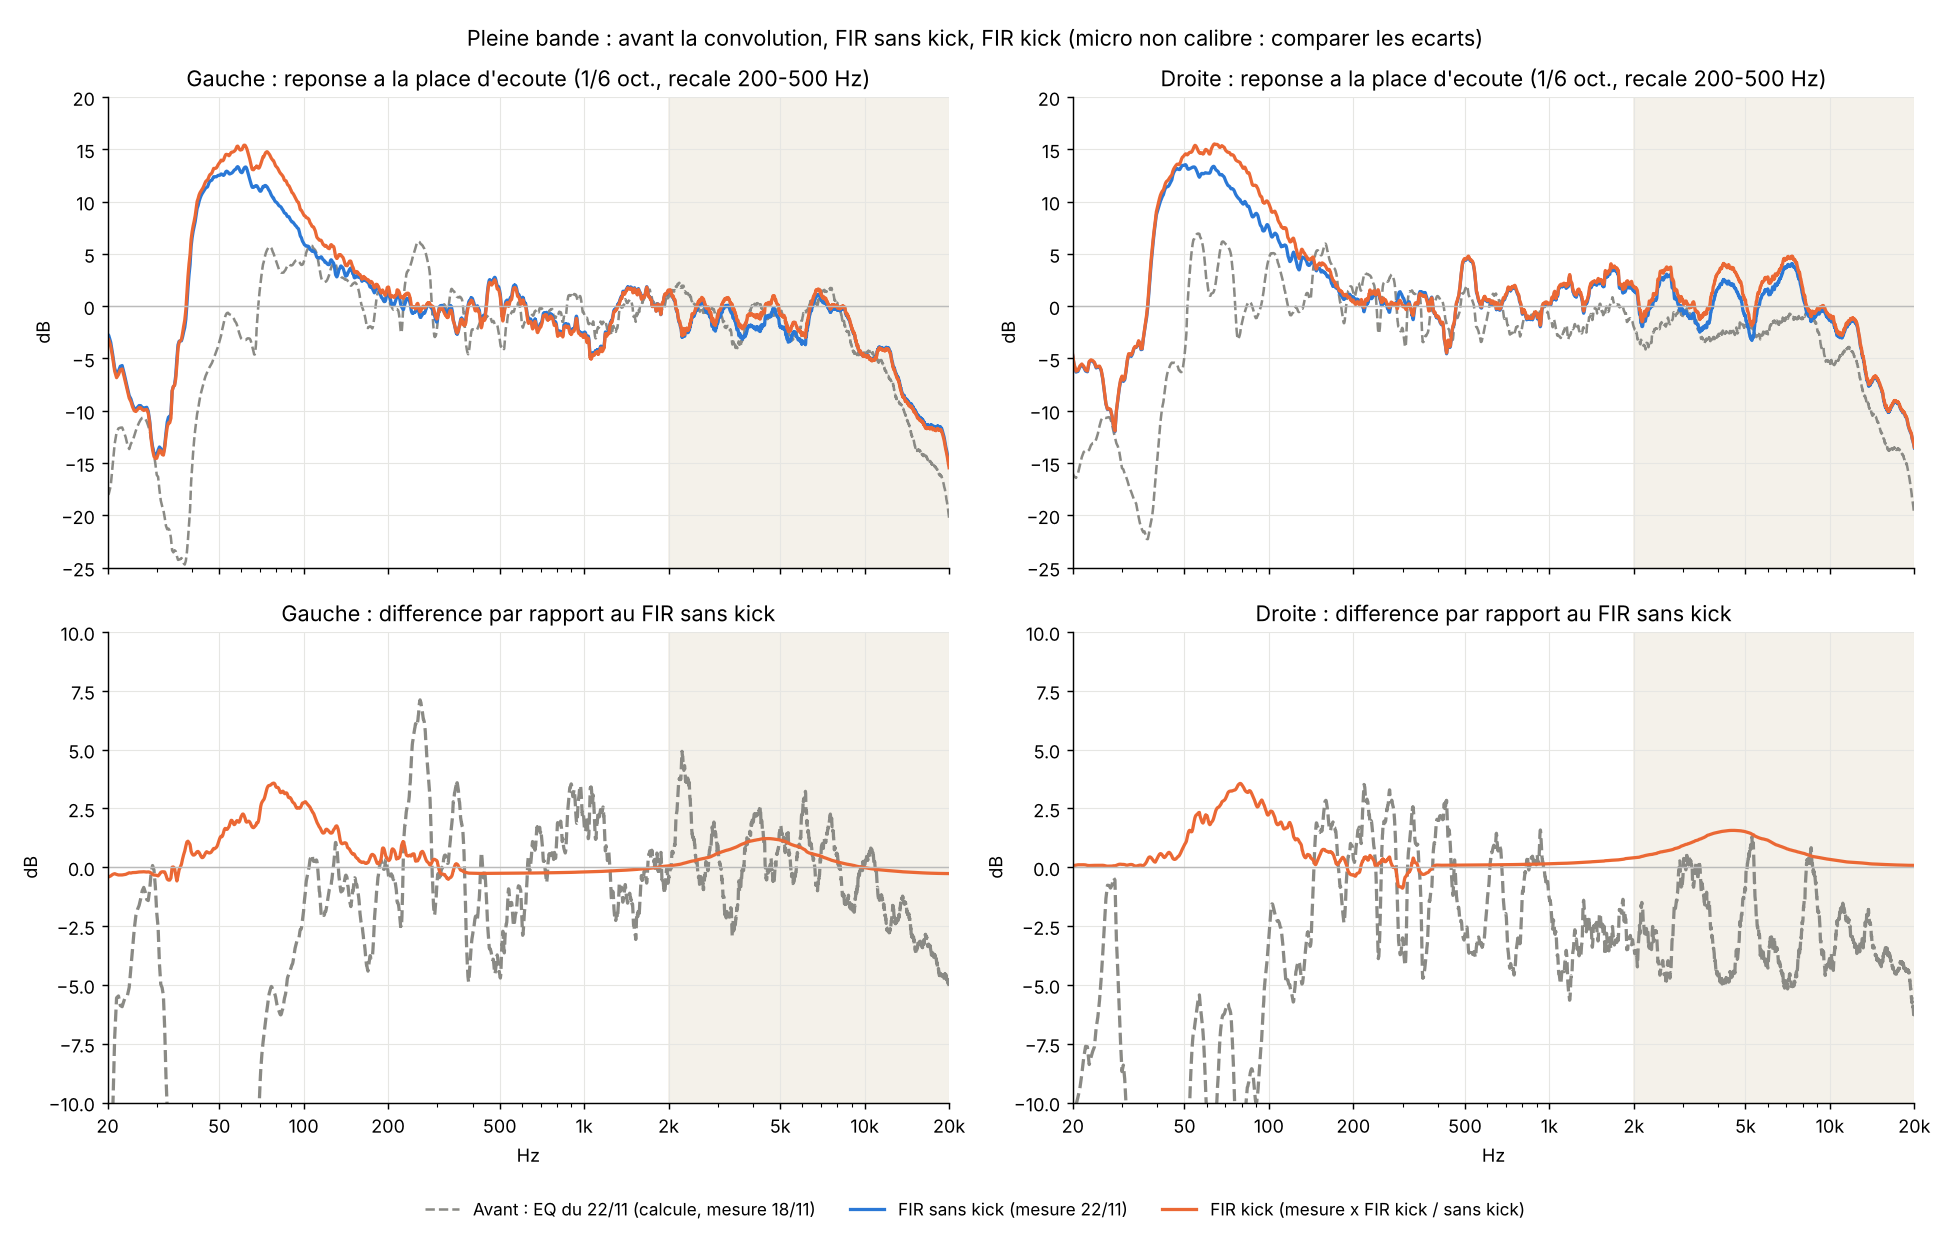

Python code for this plot:
"""Comparaison pleine bande (20 Hz - 20 kHz) : avant la convolution / FIR sans kick / FIR kick.

- Avant : reglage EQ du 22/11 (creux renforces), calcule sur la mesure du 18/11 (k0_origine).
- FIR sans kick : mesure verif_bouton_sans (22/11, -40 dB, FIR final sans kick actif).
- FIR kick : meme mesure x (FIR kick / FIR sans kick) : exact pour une chaine lineaire.
Loudness inactive pendant les mesures. Micro non calibre : les ecarts entre courbes sont
justes, la pente absolue dans l'aigu depend aussi du micro. Recale 200-500 Hz.

    python3 correction/convolution/compare_aigu.py   -> compare_aigu.png
"""
import json, os, sys
import numpy as np, yaml
D = os.path.dirname(os.path.abspath(__file__)); R = os.path.join(D, "..", "..")
sys.path.insert(0, os.path.join(R, "correction", "comparaison"))
from filtres import chain, FS
N = 1 << 17
f = np.fft.rfftfreq(N, 1 / FS); REF = (f >= 200) & (f <= 500)
db = lambda h: 20 * np.log10(np.abs(h) + 1e-12)


def smooth_db(x, frac):
    p = 10 ** (x / 10); cs = np.concatenate([[0], np.cumsum(p)])
    lo = np.searchsorted(f, f * 2 ** (-frac / 2)); hi = np.maximum(np.searchsorted(f, f * 2 ** (frac / 2), side="right"), lo + 1)
    return 10 * np.log10((cs[hi] - cs[lo]) / (hi - lo))


ir = lambda l: (np.load(os.path.join(R, "mesure/resultats/ir", l + ".npz")), json.load(open(os.path.join(R, "mesure/resultats/ir", l + ".json")))["config"])
z0, k0 = ir("k0_origine"); z1, _ = ir("verif_bouton_sans")
avant = yaml.safe_load(open(os.path.join(R, "correction/comparaison/configs/4-actuel-creux-2026-11-22.yml")))
fir = lambda n: np.fft.rfft(np.fromfile(os.path.join(D, "final", n), "<f4").astype(float), N)
C = {}
for ch, i in (("L", 0), ("R", 1)):
    C[ch] = {
        "Avant : EQ du 22/11 (calcule, mesure 18/11)": np.fft.rfft(z0[ch], N) / chain(k0, i, f) * chain(avant, i, f),
        "FIR sans kick (mesure 22/11)": np.fft.rfft(z1[ch], N),
        "FIR kick (mesure x FIR kick / sans kick)": np.fft.rfft(z1[ch], N) * fir(f"fir_{ch}_kick.raw") / fir(f"fir_{ch}_sanskick.raw"),
    }
COL = ["#8a8a85", "#2a78d6", "#eb6834"]
import matplotlib; matplotlib.use("Agg"); import matplotlib.pyplot as plt, matplotlib.ticker
fig, ax = plt.subplots(2, 2, figsize=(15, 9.5), sharex=True)
bandes = [(300, 1500, "medium 300-1,5k"), (2000, 10000, "aigu 2-10k"), (10000, 18000, "extreme aigu 10-18k")]
resume = {}
for j, (ch, nom) in enumerate((("L", "Gauche"), ("R", "Droite"))):
    s = {k: smooth_db(db(v), 1 / 6) for k, v in C[ch].items()}
    s = {k: v - np.mean(v[REF]) for k, v in s.items()}
    base = s["FIR sans kick (mesure 22/11)"]
    for k, (lab, v) in enumerate(s.items()):
        ax[0, j].plot(f[1:], v[1:], color=COL[k], lw=1.4 if k == 0 else 1.8, ls="--" if k == 0 else "-", label=lab)
    for k, (lab, v) in enumerate(s.items()):
        if lab.startswith("FIR sans"): continue
        d = v - base
        ax[1, j].plot(f[1:], d[1:], color=COL[k], lw=1.8, ls="--" if k == 0 else "-", label=lab + " - FIR sans kick")
    resume[ch] = {lab: {b[2]: round(float(np.mean((v - base)[(f >= b[0]) & (f <= b[1])])), 2) for b in bandes} for lab, v in s.items() if not lab.startswith("FIR sans")}
    ax[0, j].set_title(f"{nom} : reponse a la place d'ecoute (1/6 oct., recale 200-500 Hz)"); ax[0, j].set_ylim(-25, 20)
    ax[1, j].set_title(f"{nom} : difference par rapport au FIR sans kick"); ax[1, j].set_ylim(-10, 10)
for a in ax.flat:
    a.set_xscale("log"); a.set_xlim(20, 20000); a.axhline(0, color="#bbb", lw=0.8)
    t = [20, 50, 100, 200, 500, 1000, 2000, 5000, 10000, 20000]
    a.set_xticks(t); a.set_xticklabels(["20", "50", "100", "200", "500", "1k", "2k", "5k", "10k", "20k"])
    a.xaxis.set_minor_formatter(matplotlib.ticker.NullFormatter()); a.grid(True, color="#e6e6e3", lw=0.6); a.set_ylabel("dB")
    a.axvspan(2000, 20000, color="#f4f1ea", zorder=0)
    for sp in ("top", "right"): a.spines[sp].set_visible(False)
for a in ax[1]: a.set_xlabel("Hz")
h, l = ax[0, 0].get_legend_handles_labels()
fig.legend(h, l, loc="lower center", ncol=3, fontsize=9.5, frameon=False)
fig.suptitle("Pleine bande : avant la convolution, FIR sans kick, FIR kick (micro non calibre : comparer les ecarts)", fontsize=12)
fig.tight_layout(rect=(0, 0.04, 1, 1)); fig.savefig(os.path.join(D, "compare_aigu.png"), dpi=130)
print(json.dumps(resume, indent=1, ensure_ascii=False))
